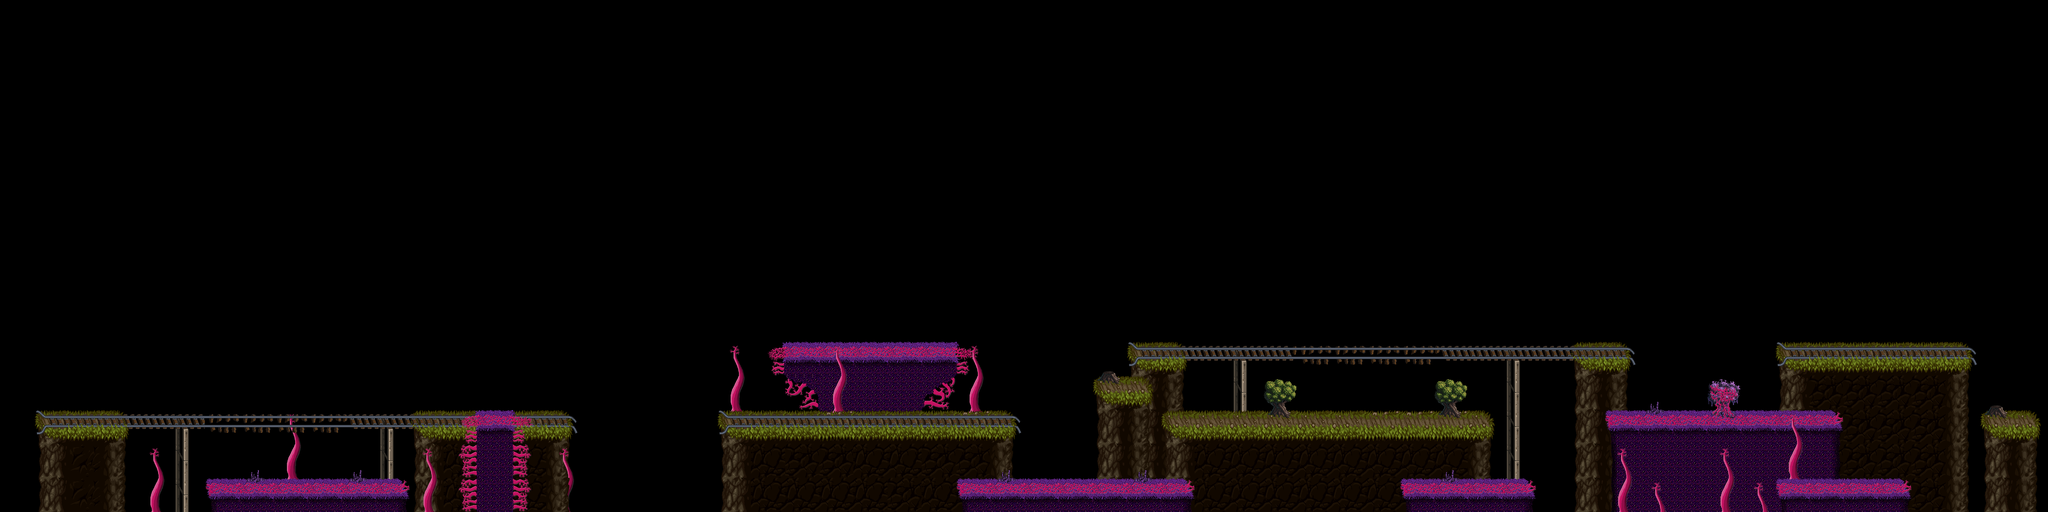

The image is a tile-based game level rendered from a .tmx file. Its description and source (layers, tilesets, objects; grid data summarised) follow:
An orthogonal 60x15 tile map with 128x128 px tiles, 9 tile layers (Background2, Background, Background3, Decal, ...).

<map version="1.0" orientation="orthogonal" width="60" height="15" tilewidth="128" tileheight="128">
 <tileset firstgid="1" name="tiles_aubrey" tilewidth="128" tileheight="128">
  <image source="tiles_aubrey.png" width="2048" height="2048" />
 </tileset>
 <layer name="Background2" width="60" height="15">
  <data>[900 cells, 40 non-empty, 9 distinct tile ids]</data>
 </layer>
 <layer name="Background" width="60" height="15">
  <data>[900 cells, 114 non-empty, 13 distinct tile ids]</data>
 </layer>
 <layer name="Background3" width="60" height="15">
  <data>[900 cells, 13 non-empty, 4 distinct tile ids]</data>
 </layer>
 <layer name="Decal" width="60" height="15">
  <data>[900 cells, 4 non-empty, 2 distinct tile ids]</data>
 </layer>
 <layer name="Collision" width="60" height="15">
  <data>[900 cells, 0 non-empty, 0 distinct tile ids]</data>
 </layer>
 <layer name="CollisionTop" width="60" height="15">
  <data>[900 cells, 85 non-empty, 17 distinct tile ids]</data>
 </layer>
 <layer name="CollisionBottom" width="60" height="15">
  <data>[900 cells, 0 non-empty, 0 distinct tile ids]</data>
 </layer>
 <layer name="Backdrop" width="60" height="15">
  <data>[900 cells, 32 non-empty, 12 distinct tile ids]</data>
 </layer>
 <layer name="Foreground" width="60" height="15">
  <data>[900 cells, 8 non-empty, 1 distinct tile ids]</data>
 </layer>
</map>
